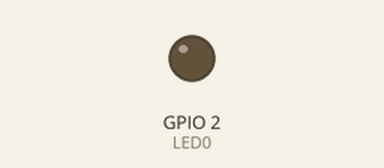
Simulated run of this sketch. Board: ESP8266 (NodeMCU). Parts: output pins drawn as LEDs (lit = HIGH). WiFi joins after 1.5 s; servers stay silent unless stated; what the sketch prints to the serial monitor is not drawn.

Above: at 0.1 s.
At 4.8 s:
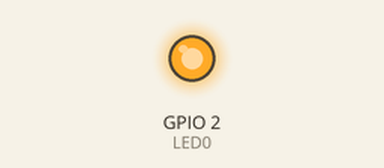
Timing chart, 0 to 6.5 s (numbered marks = the images above):
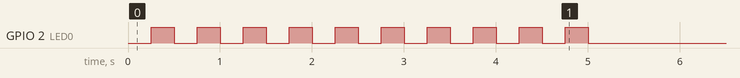

The sketch:

ClientTest__Example.ino
```cpp
//================================== Libraries =======================================
  #include <ESP8266WiFi.h>
  #include <ESP8266HTTPClient.h>
//================================== I/O Pins ========================================
  #define       LED0      2
//==================================== WiFi ==========================================
  char* ssid = "TESTE";
  char* password = "123";
//=================================== Server =========================================
  int             ESPServerPort  = 8000;
  IPAddress       ESPServer(192,168,0,202);
  WiFiClient      client;
//====================================================================================

  void setup()
  {
    Serial.begin(115200);

    pinMode(LED0, OUTPUT);
    Serial.println("\nPin Modes set\n");

    //============================ Connection to Network =============================
    if(WiFi.status() == WL_CONNECTED)
    {
      WiFi.disconnect();
      WiFi.mode(WIFI_OFF);
      delay(50);
    }

    WiFi.mode(WIFI_STA);              //Disables Access Point generation
    WiFi.begin(ssid, password);       //SSID and password of the desired network
    Serial.println("!--- Connecting To " + WiFi.SSID() + " ---!");

    checkWiFi();                      //Blinks the LED to show ESP8266 is trying to connect to the network

    digitalWrite(LED0, LOW);
    Serial.println("!-- Client Device Connected --!\n");

    Serial.println("Connected To       : " + String(WiFi.SSID()));
    Serial.println("Signal Strenght    : " + String(WiFi.RSSI()) + " dBm");
    Serial.print  ("Server IP Address  : ");
    Serial.println(ESPServer);
    Serial.print  ("Server Port Number : ");
    Serial.println(ESPServerPort);
    Serial.print  ("Device MAC Address : ");
    Serial.println(String(WiFi.macAddress()));
    Serial.print  ("Device IP Address  : ");
    Serial.println(WiFi.localIP());
    Serial.print  ("\n\n");

	//============================ Connection to Server ==============================

    ESPRequest();

	//================================================================================
  }

//====================================================================================

  void loop()
  {
    HTTPClient http;
    int state;

        Serial.println("!---[HTTP] begin---!\n");
        http.begin("http://192.168.0.202:8000/GPIO/27/value");

        Serial.print("[HTTP] GET...\n");
        int httpCode = http.GET();

        if(httpCode > 0) {
			//Server response was received
            Serial.printf("[HTTP] GET - code: %d\n", httpCode);

            //Prints page information obtained through "GET" method
            if(httpCode == HTTP_CODE_OK) {
                String payload = http.getString();
                state = payload.toInt();
                Serial.println(payload);
            }
        }

        else {
            Serial.printf("[HTTP] GET failed, error: %s\n", http.errorToString(httpCode).c_str());
        }

        if(state == 1)
            digitalWrite(LED0, HIGH);
        else
            digitalWrite(LED0, LOW);

        http.end();
        delay(200);
  }
//====================================================================================

  void checkWiFi()
  {
    while(WiFi.status() != WL_CONNECTED)
    {
      for(int i=0; i < 10; i++)
      {
        digitalWrite(LED0, !HIGH);
        delay(250);
        digitalWrite(LED0, !LOW);
        delay(250);
        Serial.print(".");
      }
      Serial.println("");
    }
  }

//====================================================================================

  void ESPRequest()
  {

    client.stop();
    Serial.println("!---Connecting to server---!");

    client.connect(ESPServer, ESPServerPort);

    if(client.connected())
    {
      Serial.println    ("<CONNECTED>\n");
      client.println ("<CONNECTED>");
    }
  }

//====================================================================================
```
